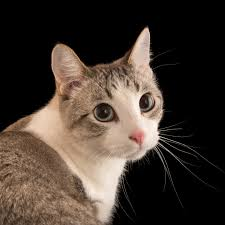
#> input picture Photos/1.jpeg, 225 x 225 px
$ python histogram.py
#> lines starting #> are read from the running program, lines starting #| are printed output that depends on the picture; after the words box and inside, x2 and y2 are one past the last pixel; in counts of white or black regions, pixels touching at a corner belong together
import cv2 as cv
#histogram allows you to visualize the pixel distribution in an image
import matplotlib.pyplot as plt
import numpy as np

img = cv.imread('Photos/1.jpeg')
#> img is the input picture: shape (225, 225, 3); mean B, G, R 48.5, 56.9, 68.2
blank = np.zeros(img.shape[:2], dtype='uint8')

gray= cv.cvtColor(img, cv.COLOR_BGR2GRAY)
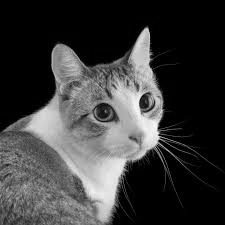
#> gray: shape (225, 225); min 0, max 251, mean 59.4
cv.imshow('Cat', img)

circle=cv.circle(blank, (img.shape[1]//2 , img.shape[0]//2), 100, 255, -1)
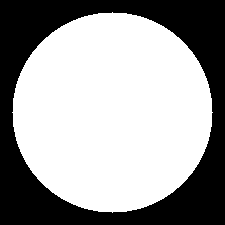
#> blank: shape (225, 225); 62.1% white; 1 black region, box (x1, y1, x2, y2) and area: (0, 0, 225, 225) 19208
mask = cv.bitwise_and(gray,gray,mask=circle)
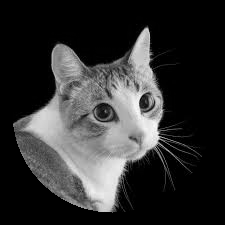
#> mask: shape (225, 225); min 0, max 251, mean 49.5

# [15 lines of commented-out code are left out]
mask = cv.bitwise_and(img,img,mask=circle)
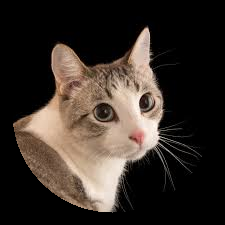
#> mask: shape (225, 225, 3); mean B, G, R 41, 47.6, 56.5
cv.imshow('Mask', mask)
plt.figure()
plt.title("Color Histogram")
plt.xlabel('Bins')
plt.ylabel('# of pixels')
colors = ('b','g','r')
for i, col in enumerate(colors):
    hist= cv.calcHist([img], [i], circle, [256], [0,256])
    plt.plot(hist, color = col)
    plt.xlim([0,256])
plt.show()
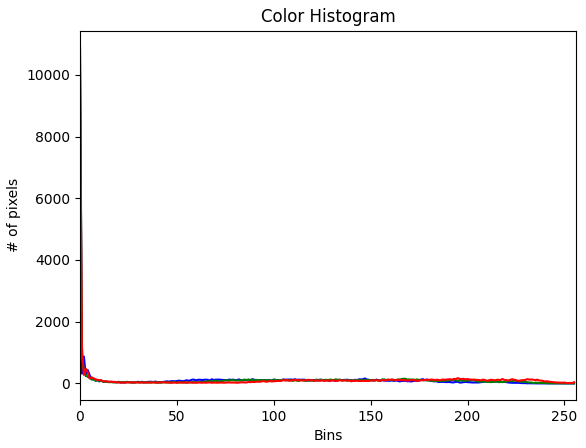
#> figure drawn by matplotlib, 1 panel; curve peaks at x = 0, y = 10887; curve peaks at x = 0, y = 10864; curve peaks at x = 0, y = 9882
cv.waitKey(0)

$ run again, with Photos/2.jpeg copied over Photos/1.jpeg
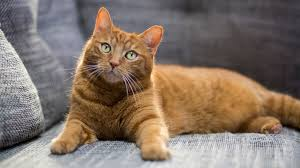
#> input picture Photos/2.jpeg, 300 x 168 px
#> img is the input picture: shape (168, 300, 3); mean B, G, R 104.1, 116.1, 132
#> `circle=cv.circle(blank, (img.shape[1]//2 , img.shape[0]//2), 100, 255,..`:
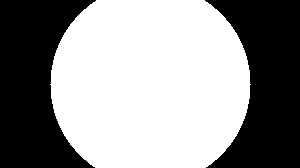
#> blank: shape (168, 300); 57.7% white; 2 black regions, box (x1, y1, x2, y2) and area: (0, 0, 96, 168) 10752, (205, 0, 300, 168) 10584
#> `plt.show()`:
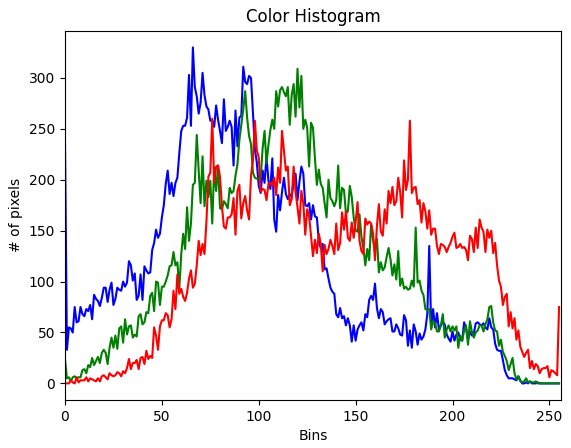
#> figure drawn by matplotlib, 1 panel; curve peaks at x = 66, y = 330; curve peaks at x = 120, y = 309; curve peaks at x = 76, y = 260

$ run again, with Photos/3.jpeg copied over Photos/1.jpeg
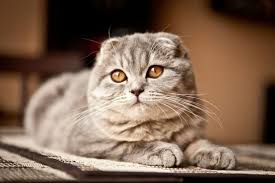
#> input picture Photos/3.jpeg, 275 x 183 px
#> img is the input picture: shape (183, 275, 3); mean B, G, R 82, 100.5, 125.8
#> `circle=cv.circle(blank, (img.shape[1]//2 , img.shape[0]//2), 100, 255,..`:
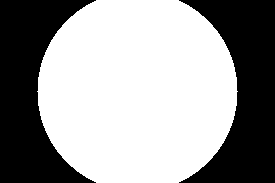
#> blank: shape (183, 275); 60.6% white; 2 black regions, box (x1, y1, x2, y2) and area: (0, 0, 96, 183) 9913, (179, 0, 275, 183) 9913
#> `plt.show()`:
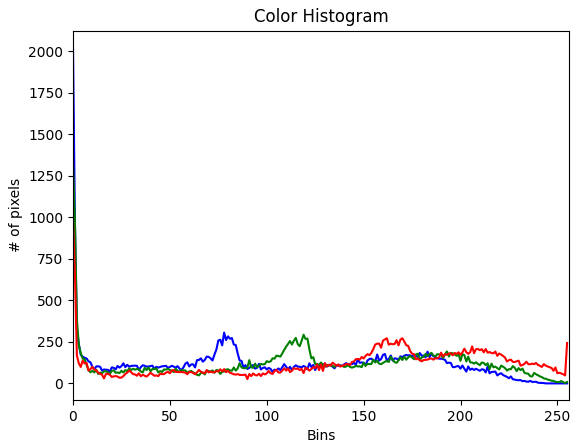
#> figure drawn by matplotlib, 1 panel; curve peaks at x = 0, y = 2023; curve peaks at x = 0, y = 1325; curve peaks at x = 0, y = 989

$ run again, with Photos/4.jpeg copied over Photos/1.jpeg
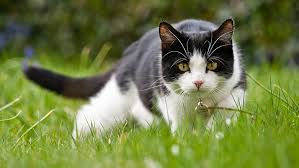
#> input picture Photos/4.jpeg, 299 x 168 px
#> img is the input picture: shape (168, 299, 3); mean B, G, R 68.4, 123.9, 111.7
#> `circle=cv.circle(blank, (img.shape[1]//2 , img.shape[0]//2), 100, 255,..`:
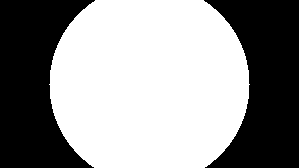
#> blank: shape (168, 299); 57.9% white; 2 black regions, box (x1, y1, x2, y2) and area: (0, 0, 95, 168) 10584, (204, 0, 299, 168) 10584
#> `plt.show()`:
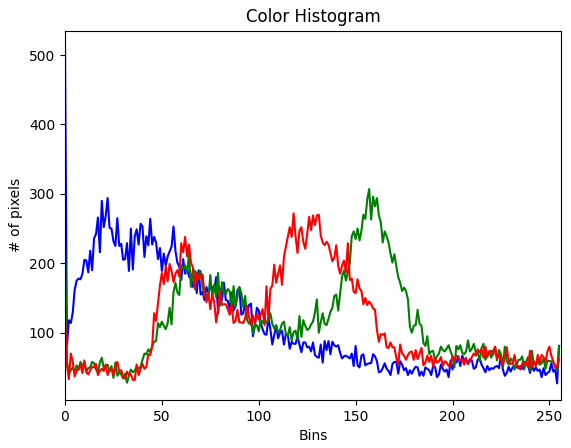
#> figure drawn by matplotlib, 1 panel; curve peaks at x = 0, y = 511; curve peaks at x = 157, y = 307; curve peaks at x = 118, y = 272
